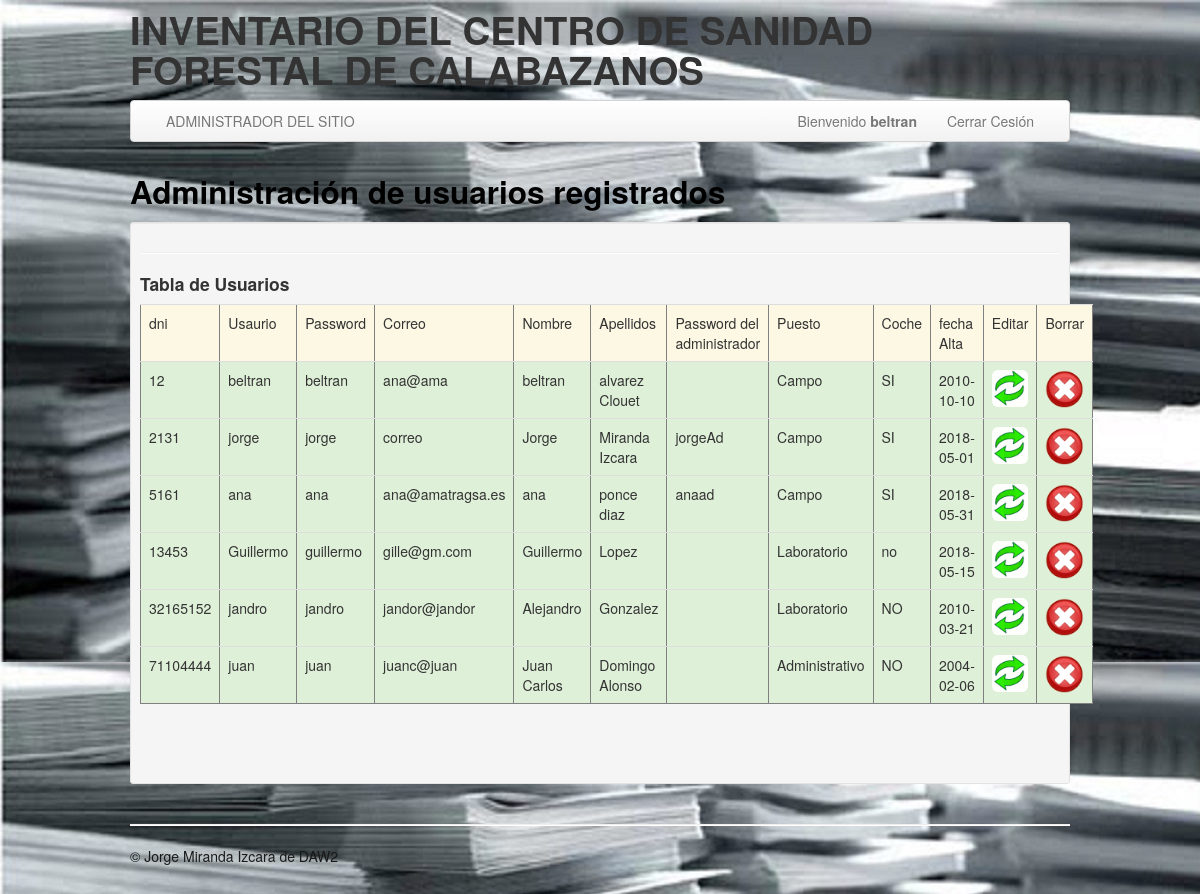
The page /administrador/adminUsuarios.php (signed in) on the database its author committed.
### tables this page shows
CREATE TABLE `currelas` (
  `DNI` int NOT NULL,
  `usuario` varchar(45) NOT NULL,
  `contrasenia` varchar(45) NOT NULL,
  `email` varchar(45) DEFAULT NULL,
  `nombre` varchar(45) DEFAULT NULL,
  `apellidos` varchar(45) DEFAULT NULL,
  `contraseniaAd` varchar(45) DEFAULT NULL,
  `puesto` varchar(45) DEFAULT NULL,
  `coche` varchar(3) DEFAULT NULL,
  `fecha_alta` date DEFAULT NULL,
  PRIMARY KEY (`DNI`),
  UNIQUE KEY `id_UNIQUE` (`DNI`)
);

### administrador/adminUsuarios.php (the view, shortened to what this page needs)
<!DOCTYPE html>
<html lang="en">
<head>
	<link href="../bootstrap/css/bootstrap.min.css" rel="stylesheet" />
	</head>
<body data-offset="40" background="../images/papeles.jpg" style="background-attachment: fixed">
	<div class="container">
		<header class="header">
			<div class="row">
				<?php
				include("../include/cabecera.php");
				?>
			</div>
		</header>
		<?php
			include("../include/menuAdmin.php");
		?>
		<div class="row">
			<div class="span12">
				<div class="caption">
					<h2> Administración de usuarios registrados</h2>
					<div class="well well-small">
						<hr class="soft" />
						<h4>Tabla de Usuarios</h4>
						<div class="row-fluid">
							<?php
							require("../connect_db.php");
							$sql = ("SELECT * FROM currelas");
							$query = mysqli_query($mysqli, $sql);
							echo "<table border='1'; class='table table-hover';>";
							echo "<tr class='warning'>";
							echo "<td>dni</td>";
							echo "<td>Usaurio</td>";
							echo "<td>Password</td>";
							echo "<td>Correo</td>";
							echo "<td>Nombre</td>";
							echo "<td>Apellidos</td>";
							echo "<td>Password del administrador</td>";
							echo "<td>Puesto</td>";
							echo "<td>Coche</td>";
							echo "<td>fecha Alta</td>";
							echo "<td>Editar</td>";
							echo "<td>Borrar</td>";
							echo "</tr>";
							?>
							<?php
							while ($arreglo = mysqli_fetch_array($query)) {
								echo "<tr class='success'>";
								echo "<td>$arreglo[0]</td>";
								echo "<td>$arreglo[1]</td>";
								echo "<td>$arreglo[2]</td>";
								echo "<td>$arreglo[3]</td>";
								echo "<td>$arreglo[4]</td>";
								echo "<td>$arreglo[5]</td>";
								echo "<td>$arreglo[6]</td>";
								echo "<td>$arreglo[7]</td>";
								echo "<td>$arreglo[8]</td>";
								echo "<td>$arreglo[9]</td>";
								echo "<td><a href='actualizarUsuario.php?id=$arreglo[0]'><img src='../images/actualizar.gif' class='img-rounded'></td>";
								echo "<td><a href='adminUsuarios.php?id=$arreglo[0]&idborrar=2'><img src='../images/eliminar.png' class='img-rounded'/></a></td>";
								echo "</tr>";
							}
							echo "</table>";
							?>
							<div class="span8">
							</div>
						</div>
						<br />
					</div>
				</div>
			</div>
		</div>
		<?php
		include("../include/pie.php");
		?>
	</div>
</body>
</html>

### include/miestilo.php (style rules this page uses)
h2 { color: black; }

### rows shown on the page
currelas: DNI "12", usuario "beltran", contrasenia "beltran", email "ana@ama", nombre "beltran", apellidos "alvarez Clouet", puesto "Campo", coche "SI", fecha_alta "2010-10-10"
currelas: DNI "2131", usuario "jorge", contrasenia "jorge", email "correo", nombre "Jorge", apellidos "Miranda Izcara", contraseniaAd "jorgeAd", puesto "Campo", coche "SI", fecha_alta "2018-05-01"
currelas: DNI "5161", usuario "ana", contrasenia "ana", email "ana@amatragsa.es", nombre "ana", apellidos "ponce diaz", contraseniaAd "anaad", puesto "Campo", coche "SI", fecha_alta "2018-05-31"
currelas: DNI "13453", usuario "Guillermo", contrasenia "guillermo", email "gille@gm.com", nombre "Guillermo", apellidos "Lopez", puesto "Laboratorio", coche "no", fecha_alta "2018-05-15"
currelas: DNI "32165152", usuario "jandro", contrasenia "jandro", email "jandor@jandor", nombre "Alejandro", apellidos "Gonzalez", puesto "Laboratorio", coche "NO", fecha_alta "2010-03-21"
currelas: DNI "71104444", usuario "juan", contrasenia "juan", email "juanc@juan", nombre "Juan Carlos", apellidos "Domingo Alonso", puesto "Administrativo", coche "NO", fecha_alta "2004-02-06"

### other values the page prints
$_SESSION['user'] "beltran"
